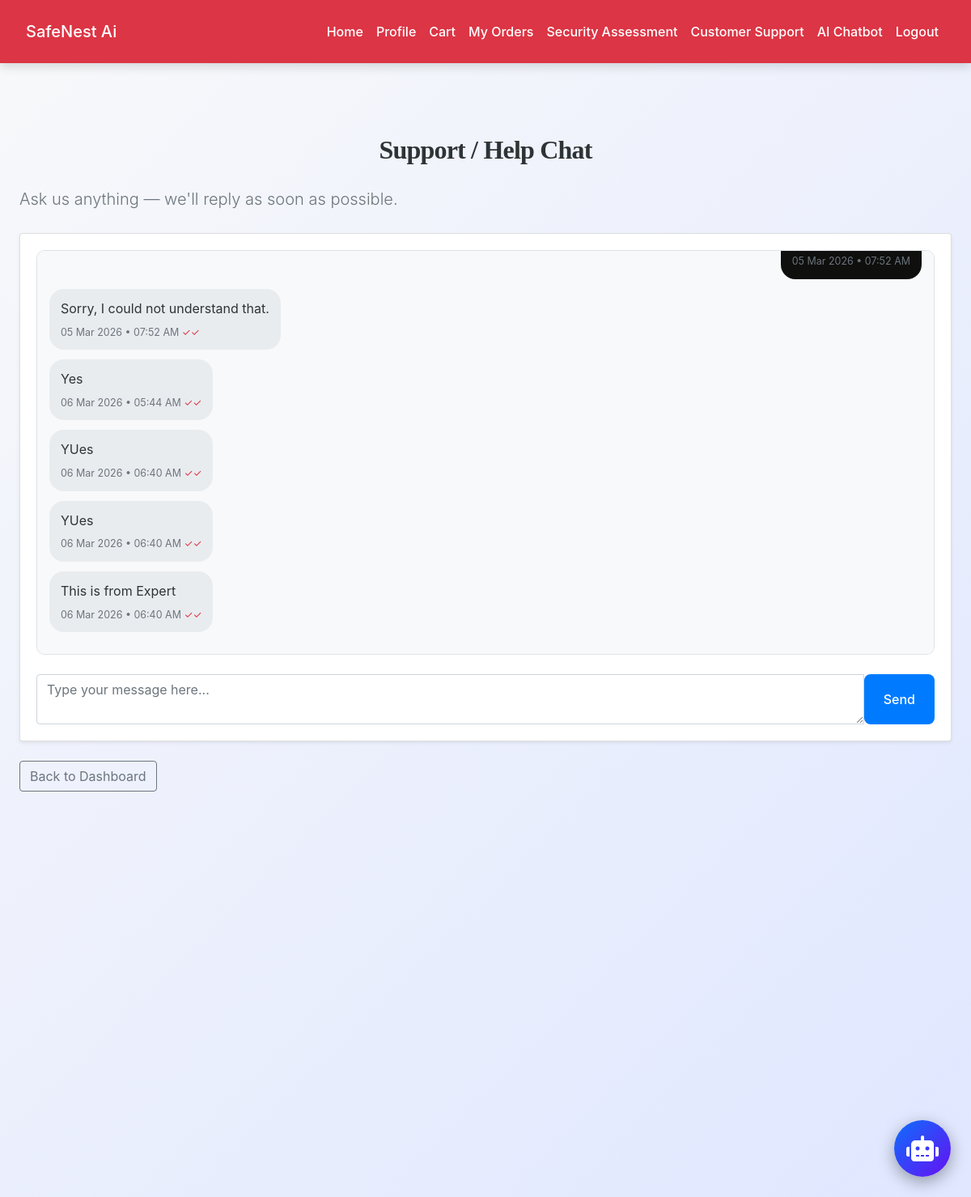
/user/support_chat.php (signed in), run on the app's committed database.
### tables this page shows
CREATE TABLE `support_messages` (
  `id` bigint(20) NOT NULL,
  `user_id` int(11) NOT NULL,
  `is_from_user` tinyint(1) NOT NULL DEFAULT 1,
  `message` text NOT NULL,
  `created_at` timestamp NOT NULL DEFAULT current_timestamp(),
  `read_at` timestamp NULL DEFAULT NULL
);

### user/support_chat.php (the view, shortened to what this page needs)
<?php
include('config.php');
$user_id = $_SESSION["id"];
$messages = [];
$result = mysqli_query($conn,
    "SELECT * FROM support_messages
     WHERE user_id = $user_id
     ORDER BY created_at ASC");
while ($row = mysqli_fetch_assoc($result)) {
    $messages[] = $row;
}
?>
<!DOCTYPE html>
<html lang="en">
<head>
    <link rel="stylesheet" href="https://cdn.jsdelivr.net/npm/bootstrap@4.6.2/dist/css/bootstrap.min.css">
    <link rel="stylesheet" href="../css/style.css">
</head>
<body>
<?php include('navbar.php'); ?>
<div class="container py-5">
    <h2 class="mb-4">Support / Help Chat</h2>
    <p class="lead text-muted mb-4">Ask us anything — we'll reply as soon as possible.</p>
    <div class="card shadow-sm">
        <div class="card-body">
            <div class="chat-window mb-4" id="chatWindow">
                <?php if (empty($messages)): ?>
                    <div class="text-center text-muted py-5">
                        No messages yet.<br>Start by sending your first message!
                    </div>
                <?php else: ?>
                    <?php foreach ($messages as $m): ?>
                        <div class="d-flex <?= $m['is_from_user'] ? 'justify-content-end' : 'justify-content-start' ?>">
                            <div class="msg <?= $m['is_from_user'] ? 'msg-user' : 'msg-admin' ?>">
                                <?= nl2br(htmlspecialchars($m['message'])) ?>
                                <div class="msg-time">
                                    <?= date('d M Y • h:i A', strtotime($m['created_at'])) ?>
                                    <?php if ($m['read_at'] && !$m['is_from_user']): ?>
                                        <span class="ms-2 text-danger">✓✓</span>
                                    <?php endif; ?>
                                </div>
                            </div>
                        </div>
                    <?php endforeach; ?>
                <?php endif; ?>
            </div>
            <form method="POST">
                <div class="input-group">
                    <textarea name="message" class="form-control" rows="2"
                              placeholder="Type your message here..." required></textarea>
                    <button type="submit" class="btn btn-primary">Send</button>
                </div>
            </form>
        </div>
    </div>
    <div class="mt-4">
        <a href="dashboard.php" class="btn btn-outline-secondary">Back to Dashboard</a>
    </div>
</div>
</body>
</html>

### css/style.css (style rules this page uses)
:root { --primary: #007bff; --secondary: #6c757d; --success: #28a745; --info: #17a2b8; --warning: #ffc107; --danger: #dc3545; --light: #f8f9fa; --dark: #2d3436; --accent: #ff6f61; --highlight: #6f42c1; --shadow: rgba(0, 0, 0, 0.15); --transition: all 0.3s ease-in-out; }
body { font-family: 'Inter', 'Segoe UI', Tahoma, Geneva, Verdana, sans-serif; background: linear-gradient(135deg, var(--light) 0%, #e0e7ff 100%); color: var(--dark); line-height: 1.8; margin: 0; padding: 0; min-height: 100vh; font-size: 16px; }
h1, h2, h3, h4 { text-align: center; margin: 2.5rem 0; font-family: 'Georgia', 'Times New Roman', serif; color: var(--dark); font-weight: 700; letter-spacing: -0.025em; }
h2 { font-size: 2rem; }
.container { max-width: 1200px; margin: 0 auto 3rem; padding: 0 1.5rem; }
.btn-primary { background-color: var(--primary); color: #fff; border: none; border-radius: 8px; padding: 0.75rem 1.5rem; font-size: 1rem; font-weight: 500; cursor: pointer; transition: var(--transition); display: inline-flex; align-items: center; justify-content: center; }
a { color: var(--primary); text-decoration: none; font-weight: 500; transition: var(--transition); }

### user/support_chat.php (style rules this page uses)
.chat-window { max-height: 500px; overflow-y: auto; border: 1px solid #dee2e6; border-radius: 10px; padding: 15px; background: #f8f9fa; }
.msg { margin-bottom: 12px; padding: 10px 14px; border-radius: 18px; max-width: 78%; word-wrap: break-word; }
.msg-user { background: #0f0f0e; color: white; margin-left: auto; }
.msg-admin { background: #e9ecef; margin-right: auto; }
.msg-time { font-size: 0.78rem; color: #6c757d; margin-top: 4px; }

### data on the page
support_messages: created_at "05 Mar 2026 • 07:52 AM"
support_messages: message "Sorry, I could not understand that.", created_at "05 Mar 2026 • 07:52 AM"
support_messages: message "Yes", created_at "06 Mar 2026 • 05:44 AM"
support_messages: message "YUes", created_at "06 Mar 2026 • 06:40 AM"
support_messages: message "YUes", created_at "06 Mar 2026 • 06:40 AM"
support_messages: message "This is from Expert", created_at "06 Mar 2026 • 06:40 AM"
